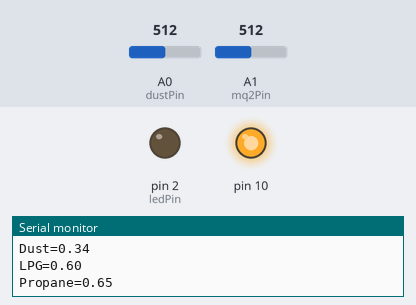
A sketch run on a simulated Arduino Uno, built with avr-gcc and run on an emulated ATmega328P. Shown: output pins drawn as LEDs (lit = HIGH), the last lines printed to the serial monitor. Inputs (shaded band) come from the test bench; at power-on: A1 (mq2Pin) = 512, A0 (dustPin) = 512. No radio packets arrive unless stated.

Above: at 0.04 s.
At 1.2 s:
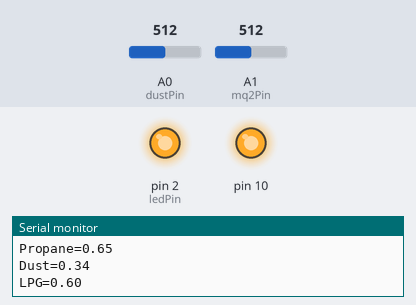
1.3 s: A1 (mq2Pin) set to 149
4.3 s: A1 (mq2Pin) set to 141
5.8 s: A1 (mq2Pin) set to 306
Timing chart, 0 to 8.8 s (numbered marks = the images above; inputs shaded):
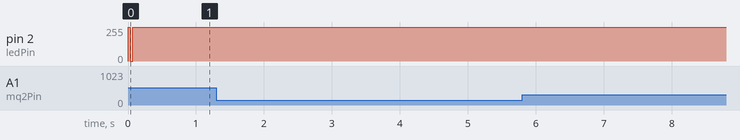

The sketch:

Node1_code.ino
```cpp
/*Code for Node 1
 * Contains Dust sensor, MQ-2, and DHT-11
 * MQ 2 is for LPG and Propane
 * Dust sensor gives output in mg/dm3 or ppb
 * Temperature will be in degree celsius
 * RH in %
 * ID is an int and is equal to PinCode+sensor number.......Currently 1 is given for simplicity

*/

int id = 1;

#include <SPI.h>
#include<nRF24L01.h>
#include "RF24.h"
#include "RF24Network.h";
RF24 radio(7, 8); // CE, CSN
//const byte address[6] = "00001";
const uint16_t this_node = 02;   // Address of this node in Octal format ( 04,031, etc)
const uint16_t sink = 00;      // Address of the other node in Octal format
const uint16_t node01 = 01;

unsigned long last_sent;
unsigned long interval = 0;

RF24Network network(radio);


/*******pin Defenitions*******/

int ledPin=2;
int dustPin=A0;
int mq2Pin=A1;
float dustDensity,LPG,Propane;
void setup() {
  // put your setup code here, to run once:
  Serial.begin(9600);
  pinMode(dustPin,INPUT);
  pinMode(ledPin,OUTPUT);
  pinMode(mq2Pin,INPUT);

  //radio.begin();
  //radio.openWritingPipe(address);
 // radio.setPALevel(RF24_PA_MIN);
  //radio.stopListening();
  SPI.begin();
  radio.begin();
  network.begin(90,this_node);     //channel, current node address
  radio.setDataRate(RF24_2MBPS);


}

void loop()
{
  network.update();
  // put your main code here, to run repeatedly:
  dustDensity = dustCalculate();
  LPG = calcLPG();
  Propane = calcPropane();

  Serial.print("Dust=");
  Serial.println(dustDensity);
  Serial.print("LPG=");
  Serial.println(LPG);
  Serial.print("Propane=");
  Serial.println(Propane);

 RF24NetworkHeader header(node01);
  unsigned long now = millis();
  if(now-last_sent>interval){

 network.write(header,&id,sizeof(id));
 network.write(header,&dustDensity,sizeof(dustDensity));
 network.write(header,&LPG,sizeof(LPG));
 network.write(header,&Propane,sizeof(Propane));
  }


}


float dustCalculate()
{

  float voltMeasured,calcVoltage,dust;

  digitalWrite(ledPin,LOW);   //Turn the led on
  delayMicroseconds(280);

  voltMeasured = analogRead(dustPin);  //read voltage from adc

  delayMicroseconds(40);
  digitalWrite(ledPin,HIGH);   //turn off LED
  delayMicroseconds(9680);

  calcVoltage = voltMeasured * (5.0 / 1024.0);  //Calculate adc value in Volts

  if(calcVoltage>=3.5)
  {
    dust = 0.65;
  }
  else
  {
    dust = abs((calcVoltage-0.5)/5.8333);   // Convert to dust density, Formula from datasheet : density=(V-0.5)/5.8333
  }

  return dust;
}


float calcLPG()
{
  //ppm=x0*(y/y0)^(log(x1/x0)/log(y1/y0))
  float x0=200, y0=1.75, x1=10000 ,y1=0.275;  // data points taken from the datasheet
  float Ro=18.80;    // calculated by caliberation (in clean air)
  float Rs=analogRead(mq2Pin);   // read value from the analog output of the sensor
  float y=Rs/Ro;

  float ppm = x0*(pow((y/y0),(log(x1/x0)/log(y1/y0))));  // calculate from the graph
  return ppm;

}


float calcPropane()
{
  //ppm=x0*(y/y0)^(log(x1/x0)/log(y1/y0))
  float x0=200, y0=1.85, x1=10000 ,y1=0.295;  // data points taken from the datasheet
  float Ro=18.80;    // calculated by caliberation (in clean air)
  float Rs=analogRead(mq2Pin);   // read value from the analog output of the sensor
  float y=Rs/Ro;

  float ppm = x0*(pow((y/y0),(log(x1/x0)/log(y1/y0))));  // calculate from the graph
  return ppm;

}
```
